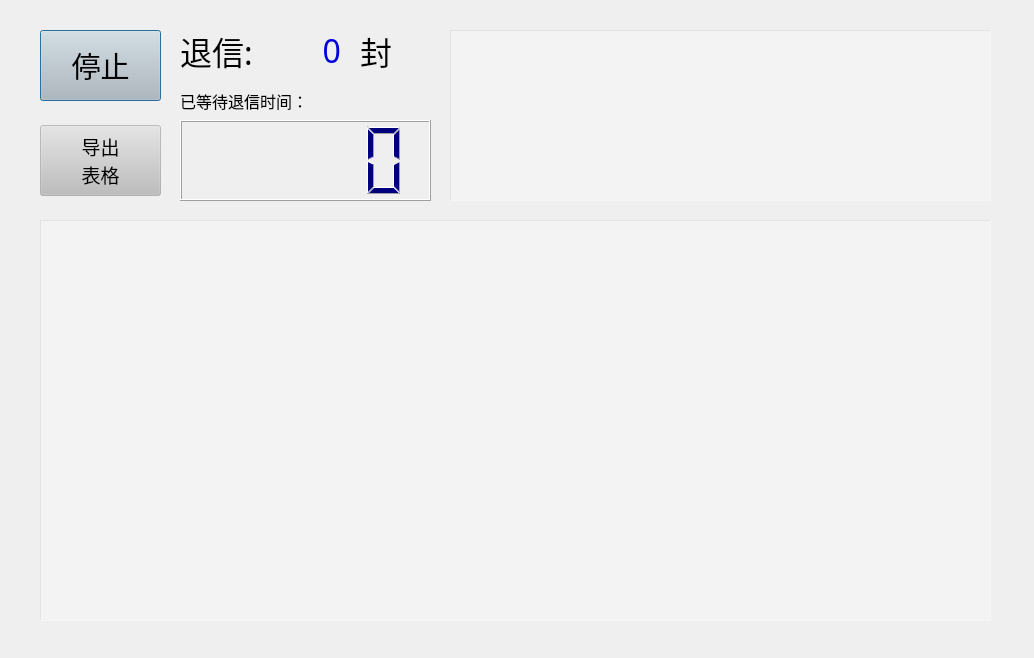
<?xml version="1.0" encoding="UTF-8"?>
<ui version="4.0">
 <class>Dialog_Ndr</class>
 <widget class="QDialog" name="Dialog_Ndr">
  <property name="windowModality">
   <enum>Qt::NonModal</enum>
  </property>
  <property name="geometry">
   <rect>
    <x>0</x>
    <y>0</y>
    <width>1034</width>
    <height>658</height>
   </rect>
  </property>
  <property name="minimumSize">
   <size>
    <width>1034</width>
    <height>658</height>
   </size>
  </property>
  <property name="maximumSize">
   <size>
    <width>1034</width>
    <height>658</height>
   </size>
  </property>
  <property name="windowTitle">
   <string>退信接收</string>
  </property>
  <property name="toolTip">
   <string>建议&quot;已等待退信时间&quot;大于15分钟后停止接收退信</string>
  </property>
  <property name="styleSheet">
   <string notr="true">#Dialog_Ndr {
	background-image: url(:/r_back/pic/r_back/blue.jpg);
}</string>
  </property>
  <widget class="QTableWidget" name="tableWidget">
   <property name="geometry">
    <rect>
     <x>40</x>
     <y>220</y>
     <width>951</width>
     <height>401</height>
    </rect>
   </property>
   <property name="font">
    <font>
     <family>Malgun Gothic Semilight</family>
     <pointsize>12</pointsize>
    </font>
   </property>
   <property name="contextMenuPolicy">
    <enum>Qt::DefaultContextMenu</enum>
   </property>
   <property name="toolTip">
    <string>建议&quot;已等待退信时间&quot;大于15分钟后停止接收退信</string>
   </property>
   <property name="autoFillBackground">
    <bool>false</bool>
   </property>
   <property name="styleSheet">
    <string notr="true">background-color: rgba(255, 255, 255, 60);</string>
   </property>
   <property name="frameShape">
    <enum>QFrame::Panel</enum>
   </property>
  </widget>
  <widget class="QTextEdit" name="textEdit">
   <property name="geometry">
    <rect>
     <x>450</x>
     <y>30</y>
     <width>541</width>
     <height>171</height>
    </rect>
   </property>
   <property name="font">
    <font>
     <family>Malgun Gothic Semilight</family>
     <pointsize>12</pointsize>
    </font>
   </property>
   <property name="toolTip">
    <string>建议&quot;已等待退信时间&quot;大于15分钟后停止接收退信</string>
   </property>
   <property name="styleSheet">
    <string notr="true">background-color: rgba(255, 255, 255, 60);</string>
   </property>
   <property name="frameShape">
    <enum>QFrame::Panel</enum>
   </property>
   <property name="readOnly">
    <bool>true</bool>
   </property>
   <property name="html">
    <string>&lt;!DOCTYPE HTML PUBLIC &quot;-//W3C//DTD HTML 4.0//EN&quot; &quot;http://www.w3.org/TR/REC-html40/strict.dtd&quot;&gt;
&lt;html&gt;&lt;head&gt;&lt;meta name=&quot;qrichtext&quot; content=&quot;1&quot; /&gt;&lt;style type=&quot;text/css&quot;&gt;
p, li { white-space: pre-wrap; }
&lt;/style&gt;&lt;/head&gt;&lt;body style=&quot; font-family:'Malgun Gothic Semilight'; font-size:12pt; font-weight:400; font-style:normal;&quot;&gt;
&lt;p style=&quot;-qt-paragraph-type:empty; margin-top:0px; margin-bottom:0px; margin-left:0px; margin-right:0px; -qt-block-indent:0; text-indent:0px;&quot;&gt;&lt;br /&gt;&lt;/p&gt;&lt;/body&gt;&lt;/html&gt;</string>
   </property>
  </widget>
  <widget class="QLabel" name="label">
   <property name="geometry">
    <rect>
     <x>180</x>
     <y>20</y>
     <width>151</width>
     <height>61</height>
    </rect>
   </property>
   <property name="font">
    <font>
     <family>Malgun Gothic Semilight</family>
     <pointsize>24</pointsize>
    </font>
   </property>
   <property name="contextMenuPolicy">
    <enum>Qt::NoContextMenu</enum>
   </property>
   <property name="text">
    <string>退信:</string>
   </property>
  </widget>
  <widget class="QPushButton" name="pushButton">
   <property name="geometry">
    <rect>
     <x>40</x>
     <y>30</y>
     <width>121</width>
     <height>71</height>
    </rect>
   </property>
   <property name="font">
    <font>
     <family>Malgun Gothic Semilight</family>
     <pointsize>22</pointsize>
    </font>
   </property>
   <property name="styleSheet">
    <string notr="true">background-color: rgba(190, 190, 190, 120);</string>
   </property>
   <property name="text">
    <string>停止</string>
   </property>
  </widget>
  <widget class="QLabel" name="label_2">
   <property name="geometry">
    <rect>
     <x>360</x>
     <y>20</y>
     <width>51</width>
     <height>61</height>
    </rect>
   </property>
   <property name="font">
    <font>
     <family>Malgun Gothic Semilight</family>
     <pointsize>24</pointsize>
    </font>
   </property>
   <property name="text">
    <string>封</string>
   </property>
  </widget>
  <widget class="QLabel" name="label_NdrNum">
   <property name="geometry">
    <rect>
     <x>270</x>
     <y>20</y>
     <width>71</width>
     <height>61</height>
    </rect>
   </property>
   <property name="font">
    <font>
     <family>Malgun Gothic Semilight</family>
     <pointsize>24</pointsize>
    </font>
   </property>
   <property name="styleSheet">
    <string notr="true">color: rgb(0, 0, 220);</string>
   </property>
   <property name="text">
    <string>0</string>
   </property>
   <property name="alignment">
    <set>Qt::AlignRight|Qt::AlignTrailing|Qt::AlignVCenter</set>
   </property>
  </widget>
  <widget class="QLCDNumber" name="lcdNumber">
   <property name="geometry">
    <rect>
     <x>180</x>
     <y>120</y>
     <width>251</width>
     <height>81</height>
    </rect>
   </property>
   <property name="toolTip">
    <string>建议该时间大于15分钟后停止接收退信</string>
   </property>
   <property name="styleSheet">
    <string notr="true">color: rgb(0, 0, 127);</string>
   </property>
   <property name="frameShape">
    <enum>QFrame::Box</enum>
   </property>
  </widget>
  <widget class="QLabel" name="label_3">
   <property name="geometry">
    <rect>
     <x>180</x>
     <y>85</y>
     <width>141</width>
     <height>31</height>
    </rect>
   </property>
   <property name="font">
    <font>
     <family>Malgun Gothic Semilight</family>
     <pointsize>12</pointsize>
    </font>
   </property>
   <property name="toolTip">
    <string>建议该时间大于15分钟后停止接收退信</string>
   </property>
   <property name="text">
    <string>已等待退信时间：</string>
   </property>
  </widget>
  <widget class="QPushButton" name="pushButton_Save">
   <property name="enabled">
    <bool>true</bool>
   </property>
   <property name="geometry">
    <rect>
     <x>40</x>
     <y>125</y>
     <width>121</width>
     <height>71</height>
    </rect>
   </property>
   <property name="font">
    <font>
     <family>Malgun Gothic Semilight</family>
     <pointsize>14</pointsize>
    </font>
   </property>
   <property name="toolTip">
    <string>&lt;html&gt;&lt;head/&gt;&lt;body&gt;&lt;p&gt;&lt;span style=&quot; font-size:11pt;&quot;&gt;停止之后才能保存表格&lt;/span&gt;&lt;/p&gt;&lt;/body&gt;&lt;/html&gt;</string>
   </property>
   <property name="styleSheet">
    <string notr="true">background-color: rgba(190, 190, 190, 120);</string>
   </property>
   <property name="text">
    <string>导出
表格</string>
   </property>
   <property name="icon">
    <iconset resource="send1.qrc">
     <normaloff>:/r_icon/pic/r_icon/excel.ico</normaloff>:/r_icon/pic/r_icon/excel.ico</iconset>
   </property>
   <property name="iconSize">
    <size>
     <width>40</width>
     <height>40</height>
    </size>
   </property>
  </widget>
 </widget>
 <resources>
  <include location="send1.qrc"/>
 </resources>
 <connections/>
 <designerdata>
  <property name="gridDeltaX">
   <number>5</number>
  </property>
  <property name="gridDeltaY">
   <number>5</number>
  </property>
  <property name="gridSnapX">
   <bool>true</bool>
  </property>
  <property name="gridSnapY">
   <bool>true</bool>
  </property>
  <property name="gridVisible">
   <bool>false</bool>
  </property>
 </designerdata>
</ui>
